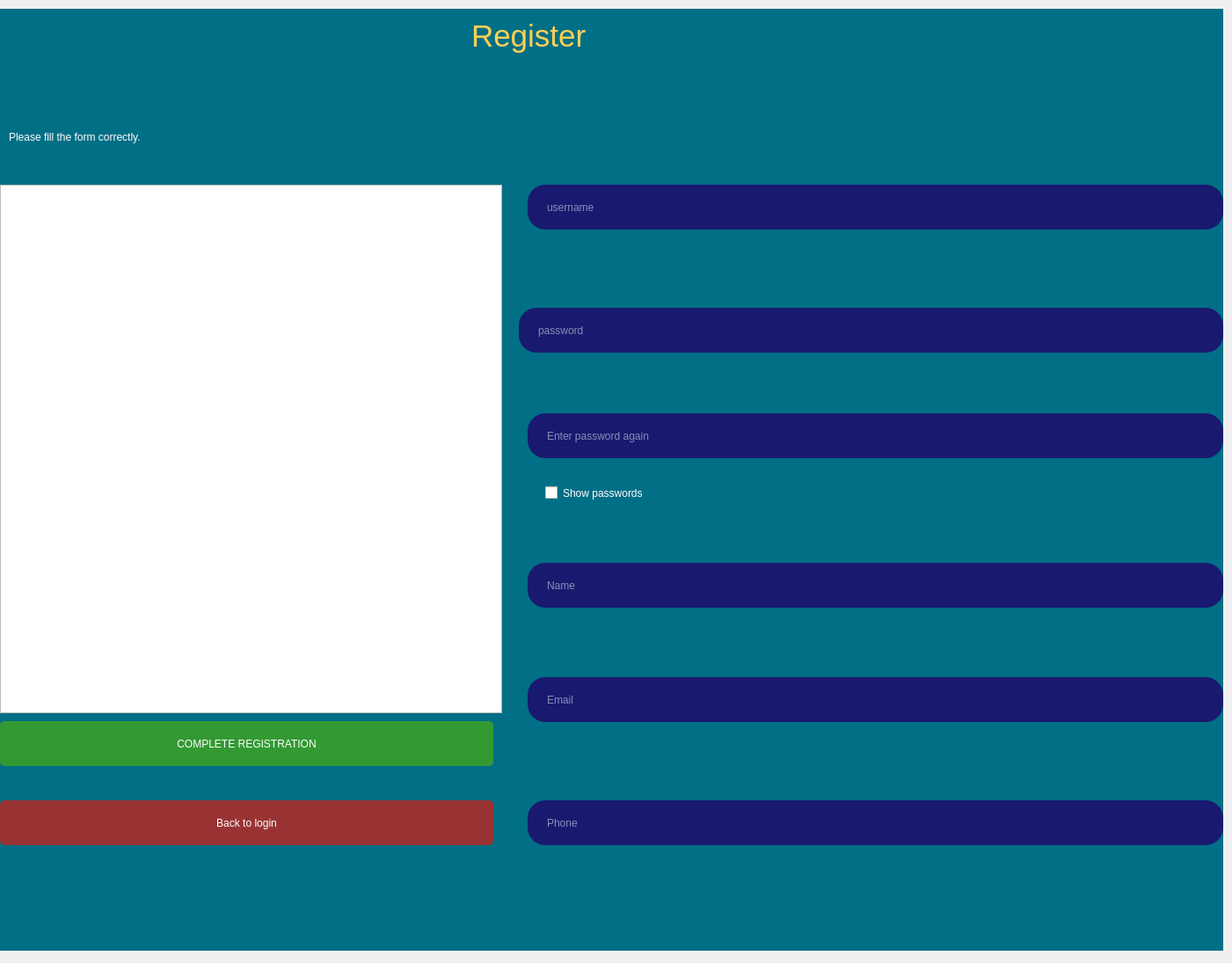
<?xml version="1.0" encoding="UTF-8"?>
<ui version="4.0">
 <class>singup</class>
 <widget class="QWidget" name="singup">
  <property name="geometry">
   <rect>
    <x>0</x>
    <y>0</y>
    <width>1401</width>
    <height>1095</height>
   </rect>
  </property>
  <property name="windowTitle">
   <string>Form</string>
  </property>
  <widget class="QLabel" name="label">
   <property name="geometry">
    <rect>
     <x>-20</x>
     <y>10</y>
     <width>1411</width>
     <height>1071</height>
    </rect>
   </property>
   <property name="styleSheet">
    <string notr="true">background-color: rgb(1, 111, 134);
border-image: url(:/new/prefix1/rulles_back.jpg);</string>
   </property>
   <property name="text">
    <string>TextLabel</string>
   </property>
  </widget>
  <widget class="QTextEdit" name="textEdit">
   <property name="geometry">
    <rect>
     <x>0</x>
     <y>210</y>
     <width>571</width>
     <height>601</height>
    </rect>
   </property>
   <property name="styleSheet">
    <string notr="true">border-image: url(:/new/prefix1/sign up.jpg);
background-image: url(:/new/prefix1/signup.jpg);</string>
   </property>
  </widget>
  <widget class="QLabel" name="label_2">
   <property name="geometry">
    <rect>
     <x>490</x>
     <y>20</y>
     <width>241</width>
     <height>41</height>
    </rect>
   </property>
   <property name="styleSheet">
    <string notr="true">QLabel#label_2 {
text-align: center;
color: rgb(254, 208, 83);
margin: 0 auto;
font-size: 35px;
font-family: 'Droid Sans';
}

QLabel#label_2:hover {
	color: rgb(85, 255, 255);
}
</string>
   </property>
   <property name="text">
    <string>Register</string>
   </property>
  </widget>
  <widget class="QLabel" name="regLabel">
   <property name="geometry">
    <rect>
     <x>10</x>
     <y>140</y>
     <width>1381</width>
     <height>31</height>
    </rect>
   </property>
   <property name="styleSheet">
    <string notr="true">color: #fefefe;</string>
   </property>
   <property name="text">
    <string>Please fill the form correctly.</string>
   </property>
  </widget>
  <widget class="QLineEdit" name="usernameRegister">
   <property name="geometry">
    <rect>
     <x>600</x>
     <y>210</y>
     <width>791</width>
     <height>51</height>
    </rect>
   </property>
   <property name="styleSheet">
    <string notr="true">QLineEdit#usernameRegister {
	font: 16pt &quot;MS Shell Dlg 2&quot;;
padding-left: 20px;
padding-right: 20px;
border-radius: 20px;
background: #191970;
color: #fefefe;
}

QLineEdit#usernameRegister:hover {
	background-color: rgb(42, 46, 52);
border-style: solid;
 border-width: 1px;
	border-color: rgb(245, 179, 1);
	color: rgb(241, 182, 88);
}

QLineEdit#usernameRegister:pressed {
border-style: solid;
border-width: 1px;
	background-color: rgb(25, 69, 105);
	color: rgb(85, 255, 255);
}</string>
   </property>
   <property name="placeholderText">
    <string>username</string>
   </property>
  </widget>
  <widget class="QLineEdit" name="passwordRegister">
   <property name="geometry">
    <rect>
     <x>590</x>
     <y>350</y>
     <width>801</width>
     <height>51</height>
    </rect>
   </property>
   <property name="styleSheet">
    <string notr="true">QLineEdit#passwordRegister {
	font: 16pt &quot;MS Shell Dlg 2&quot;;
padding-left: 20px;
padding-right: 20px;
border-radius: 20px;
background: #191970;
color: #fefefe;
}

QLineEdit#passwordRegister:hover {
	background-color: rgb(42, 46, 52);
border-style: solid;
 border-width: 1px;
	border-color: rgb(245, 179, 1);
	color: rgb(241, 182, 88);
}

QLineEdit#passwordRegister:pressed {
border-style: solid;
border-width: 1px;
	background-color: rgb(25, 69, 105);
	color: rgb(85, 255, 255);
}</string>
   </property>
   <property name="echoMode">
    <enum>QLineEdit::Password</enum>
   </property>
   <property name="placeholderText">
    <string>password</string>
   </property>
  </widget>
  <widget class="QLineEdit" name="passwordRegister_2">
   <property name="geometry">
    <rect>
     <x>600</x>
     <y>470</y>
     <width>791</width>
     <height>51</height>
    </rect>
   </property>
   <property name="styleSheet">
    <string notr="true">QLineEdit#passwordRegister_2 {
	font: 16pt &quot;MS Shell Dlg 2&quot;;
padding-left: 20px;
padding-right: 20px;
border-radius: 20px;
background: #191970;
color: #fefefe;
}

QLineEdit#passwordRegister_2:hover {
	background-color: rgb(42, 46, 52);
border-style: solid;
 border-width: 1px;
	border-color: rgb(245, 179, 1);
	color: rgb(241, 182, 88);
}

QLineEdit#passwordRegister_2:pressed {
border-style: solid;
border-width: 1px;
	background-color: rgb(25, 69, 105);
	color: rgb(85, 255, 255);
}</string>
   </property>
   <property name="echoMode">
    <enum>QLineEdit::Password</enum>
   </property>
   <property name="placeholderText">
    <string>Enter password again</string>
   </property>
  </widget>
  <widget class="QLineEdit" name="firstnameRegister">
   <property name="geometry">
    <rect>
     <x>600</x>
     <y>640</y>
     <width>791</width>
     <height>51</height>
    </rect>
   </property>
   <property name="styleSheet">
    <string notr="true">QLineEdit#firstnameRegister {
	font: 16pt &quot;MS Shell Dlg 2&quot;;
padding-left: 20px;
padding-right: 20px;
border-radius: 20px;
background: #191970;
color: #fefefe;
}

QLineEdit#firstnameRegister:hover {
	background-color: rgb(42, 46, 52);
border-style: solid;
 border-width: 1px;
	border-color: rgb(245, 179, 1);
	color: rgb(241, 182, 88);
}

QLineEdit#firstnameRegister:pressed {
border-style: solid;
border-width: 1px;
	background-color: rgb(25, 69, 105);
	color: rgb(85, 255, 255);
}</string>
   </property>
   <property name="placeholderText">
    <string>Name</string>
   </property>
  </widget>
  <widget class="QLineEdit" name="emailRegister">
   <property name="geometry">
    <rect>
     <x>600</x>
     <y>770</y>
     <width>791</width>
     <height>51</height>
    </rect>
   </property>
   <property name="styleSheet">
    <string notr="true">QLineEdit#emailRegister {
	font: 16pt &quot;MS Shell Dlg 2&quot;;
padding-left: 20px;
padding-right: 20px;
border-radius: 20px;
background: #191970;
color: #fefefe;
}

QLineEdit#emailRegister:hover {
	background-color: rgb(42, 46, 52);
border-style: solid;
 border-width: 1px;
	border-color: rgb(245, 179, 1);
	color: rgb(241, 182, 88);
}

QLineEdit#emailRegister:pressed {
border-style: solid;
border-width: 1px;
	background-color: rgb(25, 69, 105);
	color: rgb(85, 255, 255);
}</string>
   </property>
   <property name="placeholderText">
    <string>Email</string>
   </property>
  </widget>
  <widget class="QLineEdit" name="phoneRegister">
   <property name="geometry">
    <rect>
     <x>600</x>
     <y>910</y>
     <width>791</width>
     <height>51</height>
    </rect>
   </property>
   <property name="styleSheet">
    <string notr="true">QLineEdit#phoneRegister {
	font: 16pt &quot;MS Shell Dlg 2&quot;;
padding-left: 20px;
padding-right: 20px;
border-radius: 20px;
background: #191970;
color: #fefefe;
}

QLineEdit#phoneRegister:hover {
	background-color: rgb(42, 46, 52);
border-style: solid;
 border-width: 1px;
	border-color: rgb(245, 179, 1);
	color: rgb(241, 182, 88);
}

QLineEdit#phoneRegister:pressed {
border-style: solid;
border-width: 1px;
	background-color: rgb(25, 69, 105);
	color: rgb(85, 255, 255);
}</string>
   </property>
   <property name="placeholderText">
    <string>Phone</string>
   </property>
  </widget>
  <widget class="QPushButton" name="backButton">
   <property name="geometry">
    <rect>
     <x>0</x>
     <y>910</y>
     <width>561</width>
     <height>51</height>
    </rect>
   </property>
   <property name="styleSheet">
    <string notr="true">QPushButton#backButton {
color: white;
border-radius: 5px;
Background: #933;
color: #fefefe;
font: 16pt &quot;MS Shell Dlg 2&quot;;
}

QPushButton#backButton:hover {
	background-color: rgb(42, 46, 52);
border-style: solid;
 border-width: 1px;
	color: rgb(241, 182, 88);
}

QPushButton#backButton:pressed {
border-style: solid;
border-width: 1px;
	background-color: rgb(25, 69, 105);
	color: rgb(85, 255, 255);
}
</string>
   </property>
   <property name="text">
    <string>Back to login</string>
   </property>
  </widget>
  <widget class="QPushButton" name="completeRegButton">
   <property name="geometry">
    <rect>
     <x>0</x>
     <y>820</y>
     <width>561</width>
     <height>51</height>
    </rect>
   </property>
   <property name="styleSheet">
    <string notr="true">
QPushButton#completeRegButton {
color: white;
border-radius: 5px;
Background: #393;
color: #fefefe;
font: 16pt &quot;MS Shell Dlg 2&quot;;
}

QPushButton#completeRegButton:hover {
	background-color: rgb(42, 46, 52);
border-style: solid;
 border-width: 1px;
	color: rgb(241, 182, 88);
}

QPushButton#completeRegButton:pressed {
border-style: solid;
border-width: 1px;
	background-color: rgb(25, 69, 105);
	color: rgb(85, 255, 255);
}
</string>
   </property>
   <property name="text">
    <string>COMPLETE REGISTRATION</string>
   </property>
  </widget>
  <widget class="QCheckBox" name="showpassforsignup">
   <property name="geometry">
    <rect>
     <x>610</x>
     <y>540</y>
     <width>751</width>
     <height>41</height>
    </rect>
   </property>
   <property name="styleSheet">
    <string notr="true">QCheckBox#showpassforsignup {
padding-left: 10px;
border-radius: 5px;
color: #fefefe;
}

QCheckBox#showpassforsignup:hover {
	color: rgb(241, 182, 88);
}

QCheckBox#showpassforsignup:pressed {
	color: rgb(85, 255, 255);
}</string>
   </property>
   <property name="text">
    <string>Show passwords</string>
   </property>
  </widget>
 </widget>
 <resources/>
 <connections/>
</ui>
